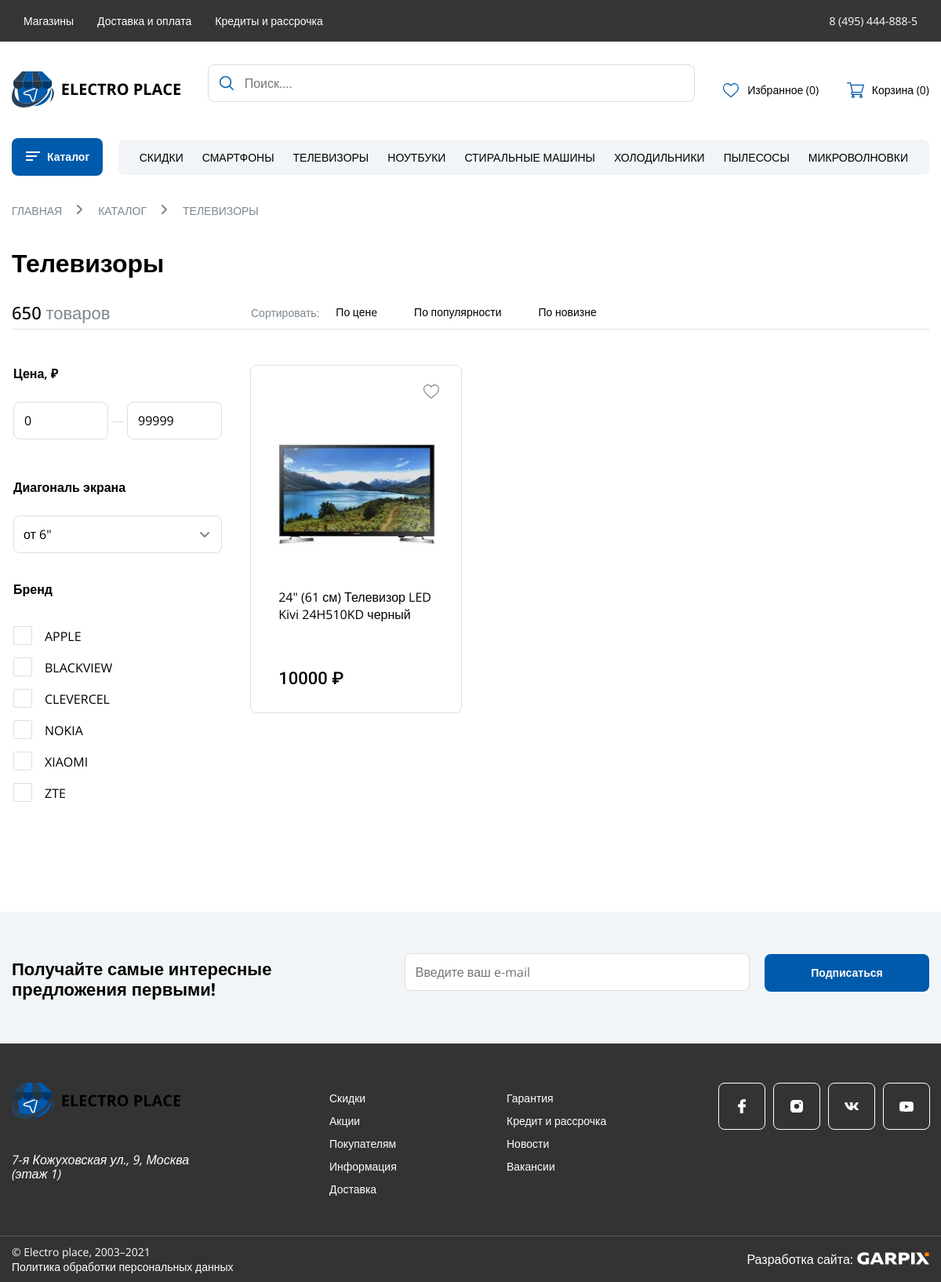
Page /television/ on the committed database.
### online_shop/models.py (models this page shows)
class Television(models.Model):
    title = models.CharField(max_length=100, null=False, verbose_name='Название')
    content = models.TextField(null=False, verbose_name='Описание')
    price = models.IntegerField(null=False, verbose_name='Цена товара')
    image = models.ImageField(verbose_name='Фото', blank=True)
    diag = models.IntegerField(verbose_name='Диагональ экрана')
    brand = models.CharField(max_length=100, null=False, verbose_name='Производитель')
    category = models.CharField(max_length=100, default='Television', verbose_name='Категория')
    created_at = models.DateTimeField(default=datetime.datetime.now())
    class Meta:
        verbose_name = 'Телевизор'
        verbose_name_plural = 'Телевизоры'

### online_shop/views.py (the view)
# urls.py: path('television/', views.television, name='television'),
def television(request):
    if request.method == 'GET':
        products = Television.objects.all()
        paginator = Paginator(products, 6)
        page_number = request.GET.get('page')
        page_obj = paginator.get_page(page_number)
        return render(request, 'online_shop/tv.html', {'page_obj': page_obj})

### online_shop/templates/online_shop/tv.html (shortened to what this page needs)
{% extends 'online_shop/base.html' %}
{% load static %}
{% block body %}
<main>
		<section class="catalog">
			<div class="container">
				<nav class="breadcrumb">
					<ul>
						<li class="visited"><a href="/">Главная</a></li>
						<li class="visited"><a href="/catalog">Каталог</a></li>
						<li class="current"><a href="/television/">Телевизоры</a></li>
					</ul>
				</nav>
				<p class="section-title">Телевизоры</p>
        <ul class="sorting">
          <li class="sorting__item sorting__item_quantity"><span class="counter">650</span> товаров</li>
          <li class="sorting__item sorting__item_description">Сортировать:</li>
          <li class="sorting__item sorting__item_criteria"><button>По ценe</button></li>
          <li class="sorting__item sorting__item_criteria"><button>По популярности</button></li>
          <li class="sorting__item sorting__item_criteria"><button>По новизне</button></li>
        </ul>
				<div class="catalog-wrapper">
					<aside class="catalog-filters">
						<form action="get">
							<fieldset>
								<legend>Цена, ₽</legend>
								<div class="price-wrapper">
									<input aria-label="Поле цены от" class="catalog-filters__price catalog-filters__price_from" id="price-from" type="number" min="0" value="0">
									<p class="separator">—</p>
									<input aria-label="Поле цены до" class="catalog-filters__price catalog-filters__price_to" id="price-to" type="number" max="88000" value="99999">
								</div>
							</fieldset>
							<fieldset>
								<legend>Диагональ экрана</legend>
								<select class="catalog-filters__diagonal" name="diagonal" id="diagonal">
									<option value="от 6" selected="">от 6"</option>
								</select>
							</fieldset>
							<fieldset class="catalog-filters__brand">
								<legend>Бренд</legend>
								<label for="APPLE">APPLE</label>
								<label for="BLACKVIEW">BLACKVIEW</label>
								<label for="CLEVERCEL">CLEVERCEL</label>
								<label for="NOKIA">NOKIA</label>
								<label for="XIAOMI">XIAOMI</label>
								<label for="ZTE">ZTE</label>
							</fieldset>
						</form>
					</aside>
					<section class="catalog-results">
						<ul class="product-cards">
							{% for el in page_obj %}
                            <li class="product-card">
                        <button aria-label="Кнопка добавления в избранное" class="product-card__fav-btn">
                        </button>
                        <a href="/detail_tv/{{ el.id }}">
                            <img class="product-card__img" src="{{ MEDIA_URL }}{{ el.image.url }}" alt="Изображение товара">
                            <p class="product-card__name">{{ el.title }}</p>
                            <p class="product-card__prev-price"></p>
                            <p class="product-card__price">{{ el.price }} ₽</p>
                        </a>
                     </li>
                            {% endfor %}
						</ul>
					</section>
				</div>
			</div>
		</section>
		<section class="subscribe">
	        <div class="container">
	            <div class="subscribe-wrapper">
	                <label class="subscribe__label" for="form">Получайте самые интересные предложения первыми!</label>
	                <form class="subscribe-form" action="#">
	                    <input aria-label="Поле Введите ваш e-mail " class="subscribe-form__input" type="email" id="form" placeholder="Введите ваш e-mail">
	                    <button aria-label="Кнопка Подписаться" class="btn btn__fill" type="submit">Подписаться</button>
	                </form>
	            </div>
	        </div>
		</section>
	</main>
{% endblock %}

### rows in the picture
Television: image (picture), title "24\" (61 см) Телевизор LED Kivi 24H510KD черный", price "10000"
